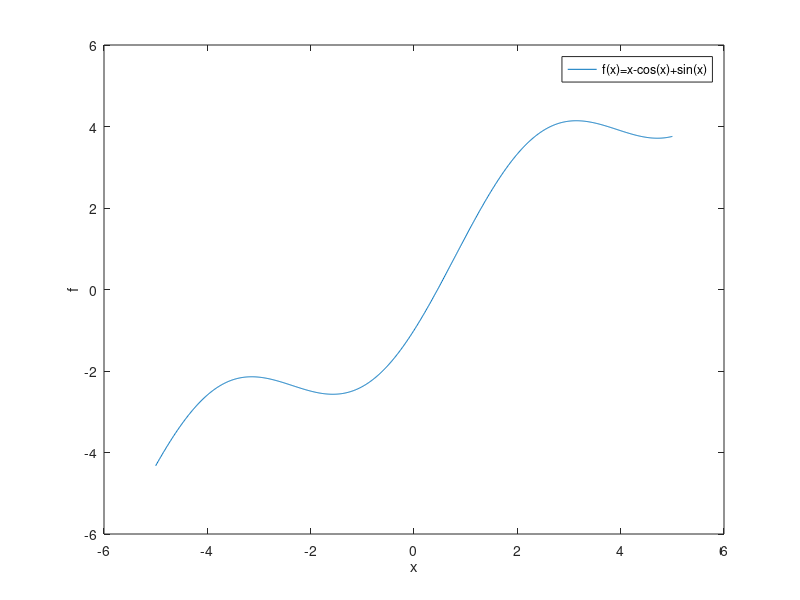

This chart was generated by the following MATLAB code: (Note: this script raises an error after producing the figure.)
clear all; clc;
format long;
h = @(x) (x-cos(x)+sin(x)); %(1./(1+x.^2) + sin(x)); %
dh = @(x)  (1+sin(x) + cos(x)); % (cos(x) - 2.*x./(1+x.^2).^2);
ddh = @(x) (cos(x) - sin(x)); %  (sin(x) - (2-6.x.^2)./(1+x.^2).^3;

% plot the function to  guess the starting interval 
xi = linspace(-5,5, 1000);
plot(xi, h(xi))
xlabel('x'); ylabel('f'); legend('f(x)=x-cos(x)+sin(x)')
% ok, from plot i see, that i can use starting interval [-5,52]

[x y]=Bisection1(-5,5,h,dh,ddh); %Interval I_delta(a)
a=(x+y)/2
delta=(y-x)/2
zero=Newton(a,h,dh)

disp('h(zero_newton) =')
h(0.456624704567631) % check if it s really zero of f 

function [x y]=Bisection1(x,y,f,df,ddf)
a=(x+y)/2;
delta=(y-x)/2;
s=linspace(a-3*delta,a+3*delta);     %Interval I_{3*delta} (a)
t=s;
l=[];
for i=s
    for j=t
        l=[l abs(ddf(i)/(2*df(j)))];
    end
end
t=4*delta*max(l);                   %From Corollary 7.10, t should be less than 1
while(t>1)
    m=(x+y)/2;
    if sign(f(x)*f(m))<0
        y=m;
    else
        x=m;
    end
    a=(x+y)/2;
    delta=(y-x)/2;
    s=linspace(a-3*delta,a+3*delta);
    t=s;
    l=[];
    for i=s
        for j=t
            l=[l abs(ddf(i)/(2*df(j)))];
        end
    end
    t=4*delta*max(l);
end

end


function x=Newton(x,f,df)
e=1;
while(e>10^(-8))
    t=x;
    x=x-f(x)./df(x);
    e=abs(x-t);
end
end